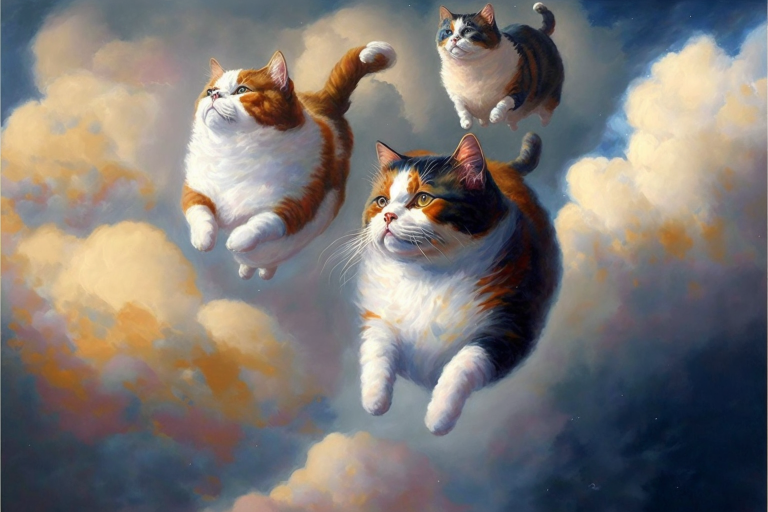
#> input picture img/5in65f0.png, 1536 x 1024 px (shown at 1/2 size)
$ python epd_test.py   (older library calls are emulated)
#> lines starting #> are read from the running program, lines starting #| are printed output that depends on the picture
### lib/waveshare_epd/epd5in65f.py
#!/usr/bin/python
# -*- coding:utf-8 -*-
# *****************************************************************************
# * | File        :	  epd5in65f.py
# * | Author      :   Waveshare team
# * | Function    :   Electronic paper driver
# * | Info        :
# *----------------
# * | This version:   V1.0
# * | Date        :   2020-03-02
# # | Info        :   python demo
# -----------------------------------------------------------------------------
# Permission is hereby granted, free of charge, to any person obtaining a copy
# of this software and associated documnetation files (the "Software"), to deal
# in the Software without restriction, including without limitation the rights
# to use, copy, modify, merge, publish, distribute, sublicense, and/or sell
# copies of the Software, and to permit persons to  whom the Software is
# furished to do so, subject to the following conditions:
#
# The above copyright notice and this permission notice shall be included in
# all copies or substantial portions of the Software.
#
# THE SOFTWARE IS PROVIDED "AS IS", WITHOUT WARRANTY OF ANY KIND, EXPRESS OR
# IMPLIED, INCLUDING BUT NOT LIMITED TO THE WARRANTIES OF MERCHANTABILITY,
# FITNESS OR A PARTICULAR PURPOSE AND NONINFRINGEMENT. IN NO EVENT SHALL THE
# AUTHORS OR COPYRIGHT HOLDERS BE LIABLE FOR ANY CLAIM, DAMAGES OR OTHER
# LIABILITY WHETHER IN AN ACTION OF CONTRACT, TORT OR OTHERWISE, ARISING FROM,
# OUT OF OR IN CONNECTION WITH THE SOFTWARE OR THE USE OR OTHER DEALINGS IN
# THE SOFTWARE.
#

import logging
from . import epdconfig

import PIL
from PIL import Image
import io

# Display resolution
EPD_WIDTH       = 600
EPD_HEIGHT      = 448

logger = logging.getLogger(__name__)

class EPD:
    def __init__(self):
        self.reset_pin = epdconfig.RST_PIN
        self.dc_pin = epdconfig.DC_PIN
        self.busy_pin = epdconfig.BUSY_PIN
        self.cs_pin = epdconfig.CS_PIN
        self.width = EPD_WIDTH
        self.height = EPD_HEIGHT
        self.BLACK  = 0x000000   #   0000  BGR
        self.WHITE  = 0xffffff   #   0001
        self.GREEN  = 0x00ff00   #   0010
        self.BLUE   = 0xff0000   #   0011
        self.RED    = 0x0000ff   #   0100
        self.YELLOW = 0x00ffff   #   0101
        self.ORANGE = 0x0080ff   #   0110


    # Hardware reset
    # [38 lines left out: functions reset, send_command, send_data, send_data2, ReadBusyHigh, ReadBusyLow, not called in this run]

    def init(self):
        if (epdconfig.module_init() != 0):
            return -1
        # EPD hardware init start
        self.reset()

        self.ReadBusyHigh()
        self.send_command(0x00)
        self.send_data(0xEF)
        self.send_data(0x08)
        self.send_command(0x01)
        self.send_data(0x37)
        self.send_data(0x00)
        self.send_data(0x23)
        self.send_data(0x23)
        self.send_command(0x03)
        self.send_data(0x00)
        self.send_command(0x06)
        self.send_data(0xC7)
        self.send_data(0xC7)
        self.send_data(0x1D)
        self.send_command(0x30)
        self.send_data(0x3c)
        self.send_command(0x41)
        self.send_data(0x00)
        self.send_command(0x50)
        self.send_data(0x37)
        self.send_command(0x60)
        self.send_data(0x22)
        self.send_command(0x61)
        self.send_data(0x02)
        self.send_data(0x58)
        self.send_data(0x01)
        self.send_data(0xC0)
        self.send_command(0xE3)
        self.send_data(0xAA)

        epdconfig.delay_ms(100)
        self.send_command(0x50)
        self.send_data(0x37)
        # EPD hardware init end
        return 0

    def getbuffer(self, image, d=None):
        # Create a pallette with the 7 colors supported by the panel
        pal_image = Image.new("P", (1,1))
        pal_image.putpalette( (0,0,0,  255,255,255,  0,255,0,   0,0,255,  255,0,0,  255,255,0, 255,128,0) + (0,0,0)*249)

        # Check if we need to rotate the image
        imwidth, imheight = image.size
        if(imwidth == self.width and imheight == self.height):
            image_temp = image
        elif(imwidth == self.height and imheight == self.width):
            image_temp = image.rotate(90, expand=True)
        else:
            logger.warning("Invalid image dimensions: %d x %d, expected %d x %d" % (imwidth, imheight, self.width, self.height))

        # Convert the soruce image to the 7 colors, dithering if needed
        image_7color = image_temp.convert("RGB").quantize(palette=pal_image, dither=d)
        buf_7color = bytearray(image_7color.tobytes('raw'))

        # PIL does not support 4 bit color, so pack the 4 bits of color
        # into a single byte to transfer to the panel
        buf = [0x00] * int(self.width * self.height / 2)
        idx = 0
        for i in range(0, len(buf_7color), 2):
            buf[idx] = (buf_7color[i] << 4) + buf_7color[i+1]
            idx += 1

        return buf

    # [45 lines left out: functions display, Clear, sleep, not called in this run]

### epd_test.py
import sys
import os

imgdir = os.path.join(os.path.dirname(os.path.realpath(__file__)), 'img')
libdir = os.path.join(os.path.dirname(os.path.realpath(__file__)), 'lib')

if os.path.exists(libdir):
    sys.path.append(libdir)

import logging
from waveshare_epd import epd5in65f
import time
from PIL import Image,ImageDraw,ImageFont
import traceback
from datetime import date

logging.basicConfig(level=logging.DEBUG)

try:
    logging.info("epd5in65f Demo")

    epd = epd5in65f.EPD()
    logging.info("init and Clear")
    epd.init()
#> (the call stopped at in init, `if (epdconfig.module_init() != 0):`: waveshare_epd is not available in this run)
    #epd.Clear()
    font24 = ImageFont.truetype(os.path.join(imgdir, 'Font.ttc'), 24)
    font18 = ImageFont.truetype(os.path.join(imgdir, 'Font.ttc'), 18)
    font40 = ImageFont.truetype(os.path.join(imgdir, 'Font.ttc'), 40)

    Himage = Image.open(os.path.join(imgdir, '5in65f0.png'))
#> Himage is the input picture: PIL image 1536x1024 RGB; mean R, G, B 124.1, 118.7, 115.3
    Himage = Himage.resize((epd.width, epd.height), Image.ANTIALIAS)
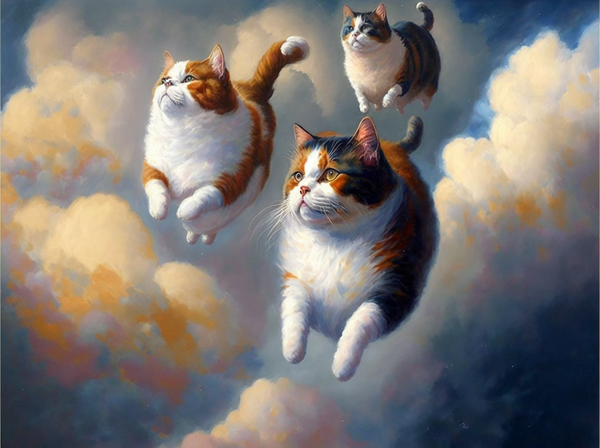
#> Himage: PIL image 600x448 RGB; mean R, G, B 124.1, 118.7, 115.3
    draw = ImageDraw.Draw(Himage)
    msg = date.today().strftime("%A, %d %B %Y")
    w, h = draw.textsize(msg, font=font40)
#> w = 533; h = 46
    #draw.text(((epd.width-w)/2,(epd.height-h)/2), msg, font = font40, fill=epd.BLACK)
    draw.text(((epd.width-w)/2,0), msg, font = font40, fill=epd.BLACK)
    epd.display(epd.getbuffer(Himage))
#> in getbuffer, `image_temp = image`:
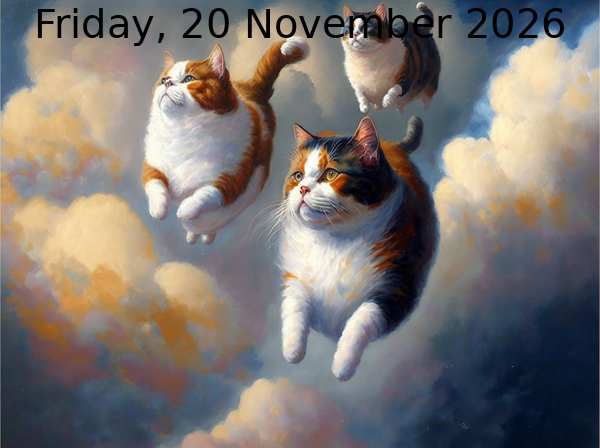
#> image_temp: PIL image 600x448 RGB; mean R, G, B 122.4, 116.9, 113.5
#> (the run stopped early here; a loop or call above may not have finished)

$ run again, with img/Start_image.png copied over img/5in65f0.png
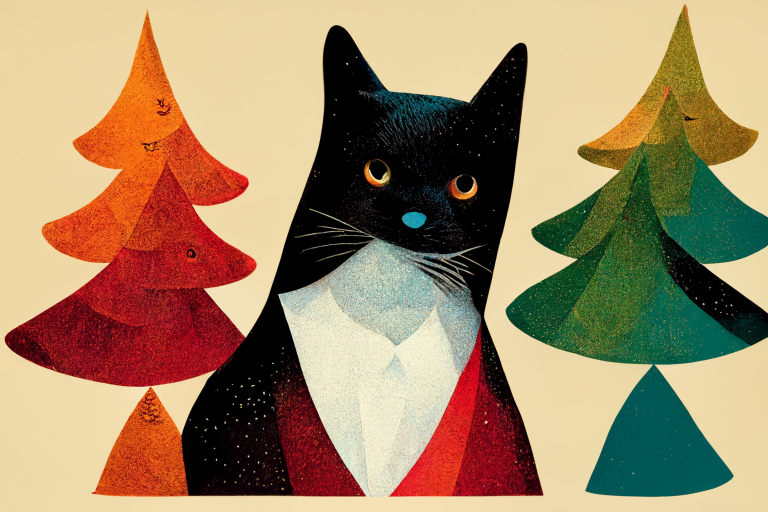
#> input picture img/Start_image.png, 1536 x 1024 px (shown at 1/2 size)
#> Himage is the input picture: PIL image 1536x1024 RGB; mean R, G, B 161, 135.5, 103
#> `Himage = Himage.resize((epd.width, epd.height), Image.ANTIALIAS)`:
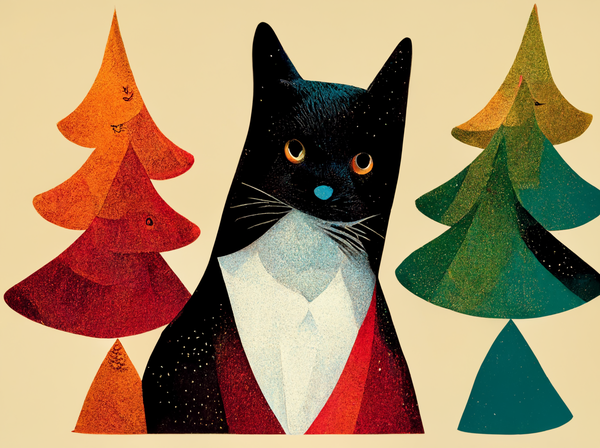
#> Himage: PIL image 600x448 RGB; mean R, G, B 161.1, 135.5, 103.1
#> w = 533; h = 46
#> in getbuffer, `image_temp = image`:
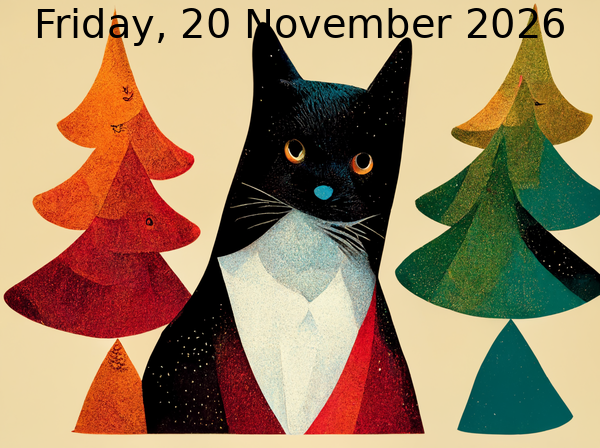
#> image_temp: PIL image 600x448 RGB; mean R, G, B 157.5, 132.3, 100.6

$ run again, with img/SweatyYeti_a_tsunami_in_the_shape_of_a_cats_head_8625be24-c378-43a5-9714-e8c20a0db5ea.png copied over img/5in65f0.png
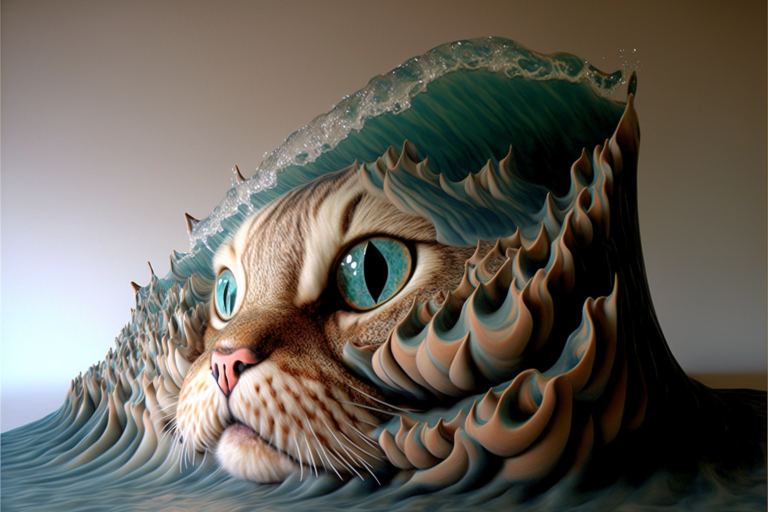
#> input picture img/SweatyYeti_a_tsunami_in_the_shape_of_a_cats_head_8625be24-c378-43a5-9714-e8c20a0db5ea.png, 1536 x 1024 px (shown at 1/2 size)
#> Himage is the input picture: PIL image 1536x1024 RGB; mean R, G, B 102.9, 98, 89.6
#> `Himage = Himage.resize((epd.width, epd.height), Image.ANTIALIAS)`:
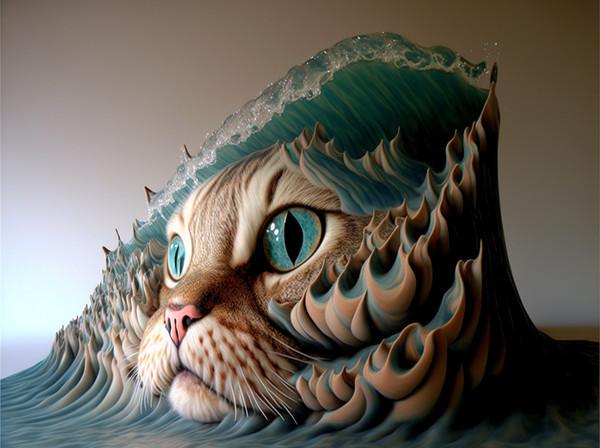
#> Himage: PIL image 600x448 RGB; mean R, G, B 102.9, 98, 89.6
#> w = 533; h = 46
